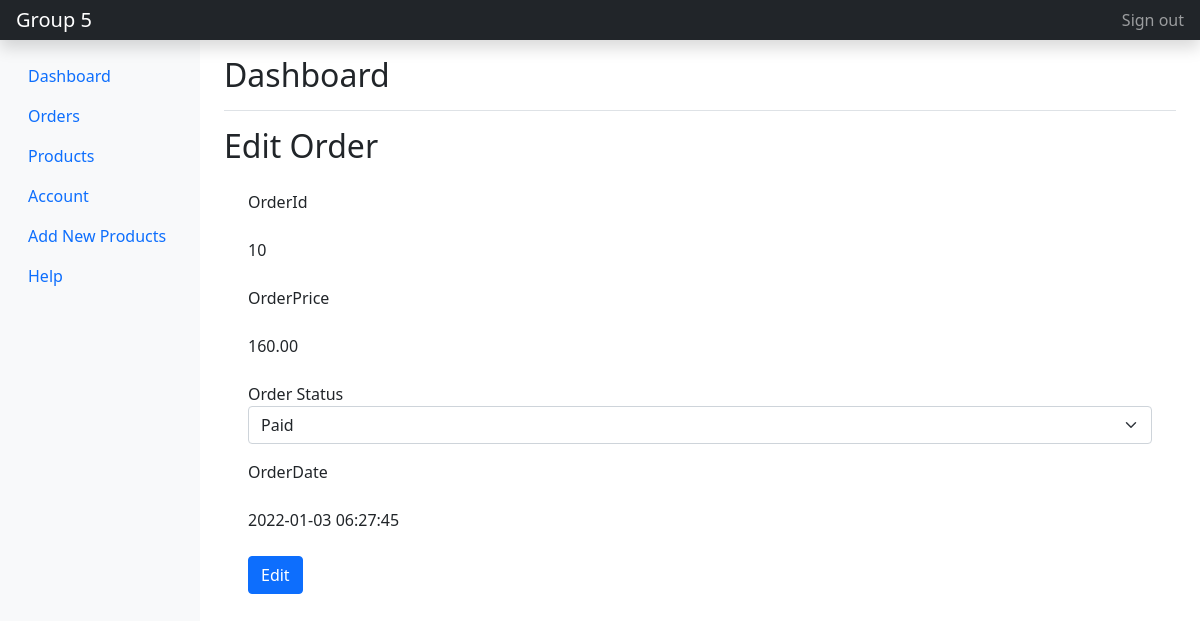
/admin/edit_order.php?order_id=10 (signed in), run on the app's committed database.
### tables this page shows
CREATE TABLE `orders` (
  `order_id` int(11) NOT NULL,
  `order_cost` decimal(6,2) NOT NULL,
  `order_status` varchar(100) NOT NULL DEFAULT 'on_hold',
  `user_id` int(11) NOT NULL,
  `user_phone` int(11) NOT NULL,
  `user_city` varchar(255) NOT NULL,
  `user_address` varchar(255) NOT NULL,
  `order_date` datetime NOT NULL DEFAULT current_timestamp()
);

### admin/edit_order.php (the view, shortened to what this page needs)
<?php include('header.php'); ?>
<?php
if(isset($_GET['order_id'])){
  $order_id = $_GET['order_id'];
  $stmt = $conn->prepare("SELECT * FROM orders WHERE order_id=?");
  $stmt->bind_param('i',$order_id);
  $stmt->execute();
  $order = $stmt->get_result();
}  else if(isset($_POST['edit_order'])){
          $order_status = $_POST['order_status'];
          $order_id = $_POST['order_id'];
          $stmt = $conn->prepare("UPDATE orders SET order_status=? WHERE order_id=?");
         $stmt->bind_param('si',$order_status,$order_id);
        if($stmt->execute()){
           header('location: index.php?order_updated=Order has been updated successfully');
        }else{
          header('location: index.php?order_failed=Error occured, try again');
        }
}else{
  header('location: index.php');
  exit;
}
?>
<div class="container-fluid">
  <div class="row"  style="min-height: 1000px">
    <?php include('sidemenu.php'); ?>
    <main class="col-md-9 ms-sm-auto col-lg-10 px-md-4">
      <div class="d-flex justify-content-between flex-wrap flex-md-nowrap align-items-center pt-3 pb-2 mb-3 border-bottom">
        <h1 class="h2">Dashboard</h1>
      </div>
      <h2>Edit Order</h2>
      <div class="table-responsive">
          <div class="mx-auto container">
              <form id="edit-order-form"  method="POST" action="edit_order.php">
              <?php foreach($order as $r){?>
                <div class="form-group my-3">
                    <label>OrderId</label>
                    <p class="my-4"><?php echo $r['order_id'];?></p>
                </div>
                  <div class="form-group mt-3">
                        <label>OrderPrice</label>
                        <p class="my-4"><?php echo $r['order_cost'];?></p>
                  </div>
                <div class="form-group my-3">
                    <label>Order Status</label>
                    <select  class="form-select" required name="order_status">
                        <option value="paid" <?php if($r['order_status']=='paid'){ echo "selected";}?>>Paid</option>
                    </select>
                </div>
                  <div class="form-group my-3">
                         <label>OrderDate</label>
                    <p class="my-4"><?php echo $r['order_date'];?></p>
                  </div>
                <div class="form-group mt-3">
                    <input type="submit" class="btn btn-primary" name="edit_order" value="Edit"/>
                </div>
                <?php } ?>
              </form>
          </div>
      </div>
    </main>
  </div>
</div>
  </body>
</html>

### data on the page
orders: order_id "10", order_cost "160.00", order_status "Paid", order_date "2022-01-03 06:27:45"
